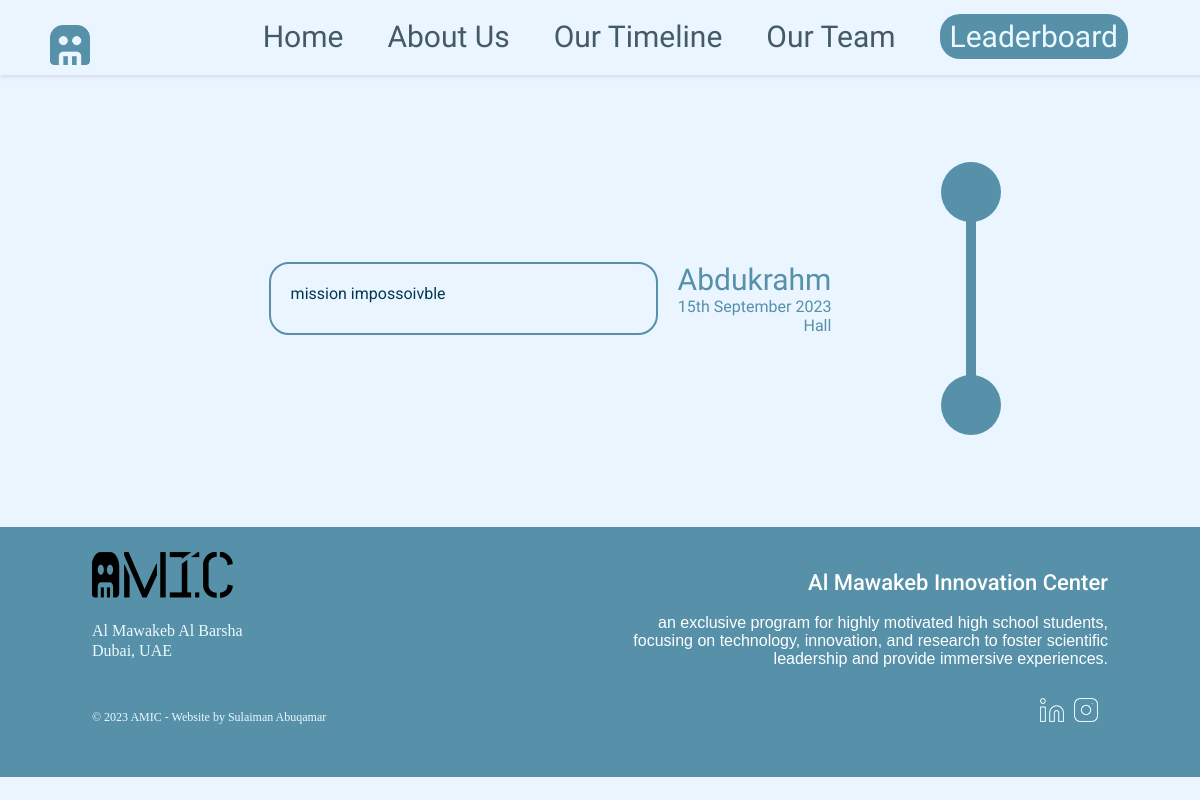
The app's page /Timeline/ with its own data.
### website/models.py (models this page shows)
class Timeline(models.Model):
    timeline_id = models.AutoField(primary_key=True)
    activity_name = models.CharField(max_length=100)
    activity = models.TextField()
    date = models.CharField(max_length=100)
    location = models.CharField(max_length=100)

### website/views.py (the view)
# urls.py: path("Timeline/", views.timelineDetail, name="timeline"),
def timelineDetail(request):
    timeline_data = Timeline.objects.all()
    context = {'timeline_data': timeline_data}
    return render(request, 'Timeline.html', context)

### templates/Timeline.html (shortened to what this page needs)
{% load static %}
<!DOCTYPE html>
<html lang="en">
   <head>
      <link rel="stylesheet" href="{% static 'CSS/Common.css' %}">
      <link rel="stylesheet" href="{% static 'CSS/Timeline.css' %}">
   </head>
   <body>
      <div class="header">
         <img class="headerlogo" src="{% static '../media/images/Logo.png' %}" alt="AMIC Logo">
         <div class="headercontainer">
            <div style="margin-top: 15px; margin-right: 60px;">
               <a class="headertext" href="{% url 'home' %}">Home</a>
               <a class="headertext" href="{% url 'about' %}">About Us</a>
               <a class="headertext" href="{% url 'timeline' %}">Our Timeline</a>
               <a class="headertext" href="{% url 'team' %}">Our Team</a>
               <div class="joinus">
                  <a class="joinustext" href="{% url 'leaderboard' %}">Leaderboard</a>
               </div>
            </div>
         </div>
       </div>
      <br><br><br>
<div class="fill">
    <div class="left">
        {% for entry in timeline_data %}
        {% if not entry.timeline_id|divisibleby:2 %}
        <div class="leftevent">
            <div class="box">
                <div class="eventinfo">{{ entry.activity }}</div>
            </div>
            <div class="details">
                <div class="leventname">{{ entry.activity_name }}</div>
                <div class="leventdate">{{ entry.date }}</div>
                <div class="leventdate">{{ entry.location }}</div>
            </div>
        </div>
        {% endif %}
        {% endfor %}
    </div>
    <div class="middle">
        <div class="circle"></div>
        <div class="line"></div>
        <div class="circle"></div>
    </div>
</div>
</body>
<footer>
 <div class="footer">
    <div class="about">
        <img class="logo" src="{% static '../media/images/AMIC_logo.png' %}" alt="AMIC Logo">
        <br><br>
       <p class="location">Al Mawakeb Al Barsha</p>
       <p class="location">Dubai, UAE</p>
       <br><br>
       <p class="copyright">© 2023 AMIC - Website by Sulaiman Abuqamar</p>
    </div>
    <div class="about">
       <h2 class="footertitle">Al Mawakeb Innovation Center</h2>
       <p class="footerabout">an exclusive program for highly motivated high school students, focusing on technology, innovation, and research to foster scientific leadership and provide immersive experiences.</p>
       <div class="social">
           <img class="icon" src="{% static '../media/images/linkedin.png' %}" alt="Linkedin">
           <img class="icon" src="{% static '../media/images/instagram.png' %}" alt="Instagram">
       </div>
    </div>
 </div>
</footer>
</html>

### static/CSS/Common.css (style rules this page uses)
body { background: #EAF5FF; overflow-x: hidden; }
.header { background: #EAF5FF; position: fixed; top: 0; left: 0; width: 100%; display: flex; align-items: center; justify-content: space-between; padding: 10px 20px; z-index: 100; box-shadow: 0px 2px 4px rgba(0, 0, 0, 0.1); }
.headercontainer { position: fixed; top: 0; left: 0; right: 0; text-align: center; height: 40px; padding: 0; margin: -8px; display: flex; align-items: center; justify-content: right; z-index: 1; }
.headerlogo { margin-left: 30px; margin-top: 15px; width: 40px; height: 40px; }
.headertext { display: inline-block; position: relative; top: 23px; color: #455B64; text-align: center; font-size: 30px; font-family: Stick No Bills; font-weight: 300; margin: -2px 20px 0; text-decoration: none; }
.joinus { display: inline-block; position: relative; top: 18px; text-align: center; text-decoration: none; height: 45px; margin: -2px 20px 0; background: #5690A9; border-radius: 20px; flex-shrink: 0; padding-left: 10px; padding-right: 10px; }
.joinustext { position: relative; top: 5px; color: #ECF9FF; text-align: center; font-size: 30px; font-family: 'Stick No Bills', sans-serif; font-weight: 500; text-decoration: none; }
.footer { position: absolute; left: 0; right: 0; height: 250px; margin: -8px; display: flex; align-items: center; justify-content: space-between; padding-left: 100px; padding-right: 100px; background-color: #5690A9; }
.logo { width: 141px; height: 46px; }
.footertitle { text-align: right; color: #FFF; font-family: 'Roboto', sans-serif; font-size: 22px; font-weight: 500; }
.footerabout { display: flex; flex-direction: column; justify-content: right; flex-shrink: 0; text-align: right; color: #FFF; font-size: 16px; font-family: 'Roboto-Light', sans-serif; font-style: normal; font-weight: 300; line-height: normal; }
.about { width: 500px; height: 200px; }
.social { margin-top: 30px; display: flex; justify-content: flex-end; }
.location { margin: 2px 0px; color: #ECF9FF; font-size: 16px; font-family: Roboto-Light; font-weight: 100; }
.icon { width: 24px; height: 24px; padding-right: 10px; }
.copyright { color: #ECF9FF; font-size: 12px; font-family: 'Roboto-Thin'; font-weight: 300; }

### static/CSS/Timeline.css (style rules this page uses)
.fill { margin: 100px 50px; position: relative; justify-content: center; flex-direction: row; gap: 20px; display: flex; }
.left { position: relative; flex-direction: column; gap: 50px; display: flex; }
.middle { position: relative; flex-direction: column; display: flex; align-items: center; }
.line { margin: -10px 0; width: 10px; height: 100%; background: #5690A9; }
.circle { width: 60px; height: 60px; border-radius: 50%; background: #5690A9; flex-shrink: 0; }
.leftevent { margin: 100px 90px; position: relative; justify-content: center; flex-direction: row; gap: 20px; display: flex; }
.box { padding: 20px; width: 345px; flex-shrink: 0; border-radius: 20px; border: 2px solid #5690A9; }
.leventname { color: #5690A9; text-align: right; font-size: 30px; font-family: Stick No Bills; font-weight: 500; }
.leventdate { color: #5690A9; text-align: right; font-size: 16px; font-family: Stick No Bills; font-weight: 300; }
.eventinfo { color: #00384F; font-size: 16px; font-family: Roboto; }
.details { max-width: 200px; }

### records on screen
Timeline: activity "mission impossoivble", activity_name "Abdukrahm", date "15th September 2023", location "Hall"
